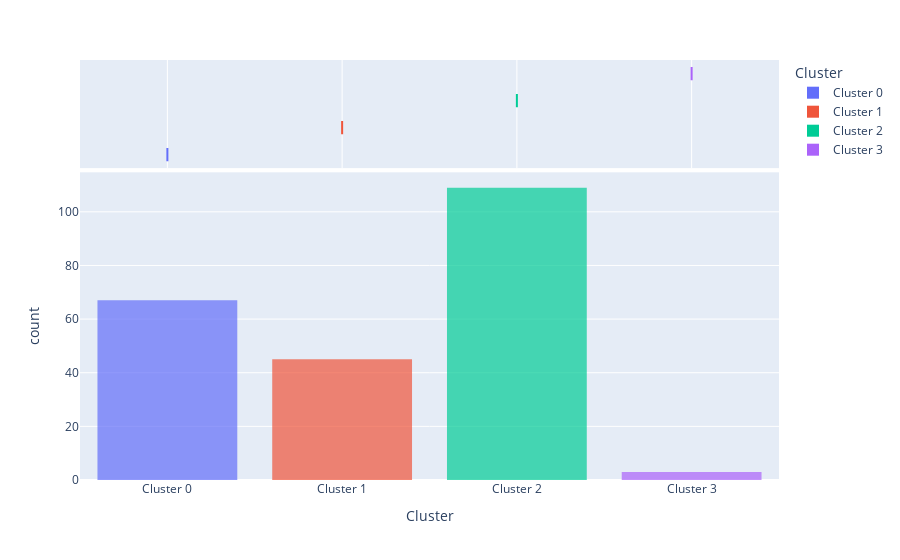

Write notebook code for a chart like this one.
### Code cell
plot_model(kmeans, plot="distribution")

### Figure 1 — Plotly figure (JSON) as saved in the notebook; plotly's stock layout.template omitted (floating-point values rounded to 4 significant figures; data arrays with more than 128 entries replaced by an {"elided": "..."} marker saying what was removed)
{"data": [{"alignmentgroup": "True", "bingroup": "x", "hovertemplate": "Cluster=%{x}<br>count=%{y}<extra></extra>", "legendgroup": "Cluster 0", "marker": {"color": "#636efa", "opacity": 0.7}, "name": "Cluster 0", "offsetgroup": "Cluster 0", "orientation": "v", "showlegend": true, "type": "histogram", "x": ["Cluster 0", "Cluster 0", "Cluster 0", "Cluster 0", "Cluster 0", "Cluster 0", "Cluster 0", "Cluster 0", "Cluster 0", "Cluster 0", "Cluster 0", "Cluster 0", "Cluster 0", "Cluster 0", "Cluster 0", "Cluster 0", "Cluster 0", "Cluster 0", "Cluster 0", "Cluster 0", "Cluster 0", "Cluster 0", "Cluster 0", "Cluster 0", "Cluster 0", "Cluster 0", "Cluster 0", "Cluster 0", "Cluster 0", "Cluster 0", "Cluster 0", "Cluster 0", "Cluster 0", "Cluster 0", "Cluster 0", "Cluster 0", "Cluster 0", "Cluster 0", "Cluster 0", "Cluster 0", "Cluster 0", "Cluster 0", "Cluster 0", "Cluster 0", "Cluster 0", "Cluster 0", "Cluster 0", "Cluster 0", "Cluster 0", "Cluster 0", "Cluster 0", "Cluster 0", "Cluster 0", "Cluster 0", "Cluster 0", "Cluster 0", "Cluster 0", "Cluster 0", "Cluster 0", "Cluster 0", "Cluster 0", "Cluster 0", "Cluster 0", "Cluster 0", "Cluster 0", "Cluster 0", "Cluster 0"], "xaxis": "x", "yaxis": "y"}, {"alignmentgroup": "True", "customdata": {"elided": "67x22 mixed values"}, "hovertemplate": "Cluster=%{customdata[21]}<br>Country Name=%{customdata[0]}<br>1995=%{customdata[1]}<br>1996=%{customdata[2]}<br>1997=%{customdata[3]}<br>1998=%{customdata[4]}<br>1999=%{customdata[5]}<br>2000=%{customdata[6]}<br>2001=%{customdata[7]}<br>2002=%{customdata[8]}<br>2003=%{customdata[9]}<br>2004=%{customdata[10]}<br>2005=%{customdata[11]}<br>2006=%{customdata[12]}<br>2007=%{customdata[13]}<br>2008=%{customdata[14]}<br>2009=%{customdata[15]}<br>2010=%{customdata[16]}<br>2011=%{customdata[17]}<br>2012=%{customdata[18]}<br>2013=%{customdata[19]}<br>2014=%{customdata[20]}<extra></extra>", "legendgroup": "Cluster 0", "marker": {"color": "#636efa"}, "name": "Cluster 0", "notched": true, "offsetgroup": "Cluster 0", "showlegend": false, "type": "box", "x": ["Cluster 0", "Cluster 0", "Cluster 0", "Cluster 0", "Cluster 0", "Cluster 0", "Cluster 0", "Cluster 0", "Cluster 0", "Cluster 0", "Cluster 0", "Cluster 0", "Cluster 0", "Cluster 0", "Cluster 0", "Cluster 0", "Cluster 0", "Cluster 0", "Cluster 0", "Cluster 0", "Cluster 0", "Cluster 0", "Cluster 0", "Cluster 0", "Cluster 0", "Cluster 0", "Cluster 0", "Cluster 0", "Cluster 0", "Cluster 0", "Cluster 0", "Cluster 0", "Cluster 0", "Cluster 0", "Cluster 0", "Cluster 0", "Cluster 0", "Cluster 0", "Cluster 0", "Cluster 0", "Cluster 0", "Cluster 0", "Cluster 0", "Cluster 0", "Cluster 0", "Cluster 0", "Cluster 0", "Cluster 0", "Cluster 0", "Cluster 0", "Cluster 0", "Cluster 0", "Cluster 0", "Cluster 0", "Cluster 0", "Cluster 0", "Cluster 0", "Cluster 0", "Cluster 0", "Cluster 0", "Cluster 0", "Cluster 0", "Cluster 0", "Cluster 0", "Cluster 0", "Cluster 0", "Cluster 0"], "xaxis": "x2", "yaxis": "y2"}, {"alignmentgroup": "True", "bingroup": "x", "hovertemplate": "Cluster=%{x}<br>count=%{y}<extra></extra>", "legendgroup": "Cluster 1", "marker": {"color": "#EF553B", "opacity": 0.7}, "name": "Cluster 1", "offsetgroup": "Cluster 1", "orientation": "v", "showlegend": true, "type": "histogram", "x": ["Cluster 1", "Cluster 1", "Cluster 1", "Cluster 1", "Cluster 1", "Cluster 1", "Cluster 1", "Cluster 1", "Cluster 1", "Cluster 1", "Cluster 1", "Cluster 1", "Cluster 1", "Cluster 1", "Cluster 1", "Cluster 1", "Cluster 1", "Cluster 1", "Cluster 1", "Cluster 1", "Cluster 1", "Cluster 1", "Cluster 1", "Cluster 1", "Cluster 1", "Cluster 1", "Cluster 1", "Cluster 1", "Cluster 1", "Cluster 1", "Cluster 1", "Cluster 1", "Cluster 1", "Cluster 1", "Cluster 1", "Cluster 1", "Cluster 1", "Cluster 1", "Cluster 1", "Cluster 1", "Cluster 1", "Cluster 1", "Cluster 1", "Cluster 1", "Cluster 1"], "xaxis": "x", "yaxis": "y"}, {"alignmentgroup": "True", "customdata": {"elided": "45x22 mixed values"}, "hovertemplate": "Cluster=%{customdata[21]}<br>Country Name=%{customdata[0]}<br>1995=%{customdata[1]}<br>1996=%{customdata[2]}<br>1997=%{customdata[3]}<br>1998=%{customdata[4]}<br>1999=%{customdata[5]}<br>2000=%{customdata[6]}<br>2001=%{customdata[7]}<br>2002=%{customdata[8]}<br>2003=%{customdata[9]}<br>2004=%{customdata[10]}<br>2005=%{customdata[11]}<br>2006=%{customdata[12]}<br>2007=%{customdata[13]}<br>2008=%{customdata[14]}<br>2009=%{customdata[15]}<br>2010=%{customdata[16]}<br>2011=%{customdata[17]}<br>2012=%{customdata[18]}<br>2013=%{customdata[19]}<br>2014=%{customdata[20]}<extra></extra>", "legendgroup": "Cluster 1", "marker": {"color": "#EF553B"}, "name": "Cluster 1", "notched": true, "offsetgroup": "Cluster 1", "showlegend": false, "type": "box", "x": ["Cluster 1", "Cluster 1", "Cluster 1", "Cluster 1", "Cluster 1", "Cluster 1", "Cluster 1", "Cluster 1", "Cluster 1", "Cluster 1", "Cluster 1", "Cluster 1", "Cluster 1", "Cluster 1", "Cluster 1", "Cluster 1", "Cluster 1", "Cluster 1", "Cluster 1", "Cluster 1", "Cluster 1", "Cluster 1", "Cluster 1", "Cluster 1", "Cluster 1", "Cluster 1", "Cluster 1", "Cluster 1", "Cluster 1", "Cluster 1", "Cluster 1", "Cluster 1", "Cluster 1", "Cluster 1", "Cluster 1", "Cluster 1", "Cluster 1", "Cluster 1", "Cluster 1", "Cluster 1", "Cluster 1", "Cluster 1", "Cluster 1", "Cluster 1", "Cluster 1"], "xaxis": "x2", "yaxis": "y2"}, {"alignmentgroup": "True", "bingroup": "x", "hovertemplate": "Cluster=%{x}<br>count=%{y}<extra></extra>", "legendgroup": "Cluster 2", "marker": {"color": "#00cc96", "opacity": 0.7}, "name": "Cluster 2", "offsetgroup": "Cluster 2", "orientation": "v", "showlegend": true, "type": "histogram", "x": ["Cluster 2", "Cluster 2", "Cluster 2", "Cluster 2", "Cluster 2", "Cluster 2", "Cluster 2", "Cluster 2", "Cluster 2", "Cluster 2", "Cluster 2", "Cluster 2", "Cluster 2", "Cluster 2", "Cluster 2", "Cluster 2", "Cluster 2", "Cluster 2", "Cluster 2", "Cluster 2", "Cluster 2", "Cluster 2", "Cluster 2", "Cluster 2", "Cluster 2", "Cluster 2", "Cluster 2", "Cluster 2", "Cluster 2", "Cluster 2", "Cluster 2", "Cluster 2", "Cluster 2", "Cluster 2", "Cluster 2", "Cluster 2", "Cluster 2", "Cluster 2", "Cluster 2", "Cluster 2", "Cluster 2", "Cluster 2", "Cluster 2", "Cluster 2", "Cluster 2", "Cluster 2", "Cluster 2", "Cluster 2", "Cluster 2", "Cluster 2", "Cluster 2", "Cluster 2", "Cluster 2", "Cluster 2", "Cluster 2", "Cluster 2", "Cluster 2", "Cluster 2", "Cluster 2", "Cluster 2", "Cluster 2", "Cluster 2", "Cluster 2", "Cluster 2", "Cluster 2", "Cluster 2", "Cluster 2", "Cluster 2", "Cluster 2", "Cluster 2", "Cluster 2", "Cluster 2", "Cluster 2", "Cluster 2", "Cluster 2", "Cluster 2", "Cluster 2", "Cluster 2", "Cluster 2", "Cluster 2", "Cluster 2", "Cluster 2", "Cluster 2", "Cluster 2", "Cluster 2", "Cluster 2", "Cluster 2", "Cluster 2", "Cluster 2", "Cluster 2", "Cluster 2", "Cluster 2", "Cluster 2", "Cluster 2", "Cluster 2", "Cluster 2", "Cluster 2", "Cluster 2", "Cluster 2", "Cluster 2", "Cluster 2", "Cluster 2", "Cluster 2", "Cluster 2", "Cluster 2", "Cluster 2", "Cluster 2", "Cluster 2", "Cluster 2"], "xaxis": "x", "yaxis": "y"}, {"alignmentgroup": "True", "customdata": {"elided": "109x22 mixed values"}, "hovertemplate": "Cluster=%{customdata[21]}<br>Country Name=%{customdata[0]}<br>1995=%{customdata[1]}<br>1996=%{customdata[2]}<br>1997=%{customdata[3]}<br>1998=%{customdata[4]}<br>1999=%{customdata[5]}<br>2000=%{customdata[6]}<br>2001=%{customdata[7]}<br>2002=%{customdata[8]}<br>2003=%{customdata[9]}<br>2004=%{customdata[10]}<br>2005=%{customdata[11]}<br>2006=%{customdata[12]}<br>2007=%{customdata[13]}<br>2008=%{customdata[14]}<br>2009=%{customdata[15]}<br>2010=%{customdata[16]}<br>2011=%{customdata[17]}<br>2012=%{customdata[18]}<br>2013=%{customdata[19]}<br>2014=%{customdata[20]}<extra></extra>", "legendgroup": "Cluster 2", "marker": {"color": "#00cc96"}, "name": "Cluster 2", "notched": true, "offsetgroup": "Cluster 2", "showlegend": false, "type": "box", "x": ["Cluster 2", "Cluster 2", "Cluster 2", "Cluster 2", "Cluster 2", "Cluster 2", "Cluster 2", "Cluster 2", "Cluster 2", "Cluster 2", "Cluster 2", "Cluster 2", "Cluster 2", "Cluster 2", "Cluster 2", "Cluster 2", "Cluster 2", "Cluster 2", "Cluster 2", "Cluster 2", "Cluster 2", "Cluster 2", "Cluster 2", "Cluster 2", "Cluster 2", "Cluster 2", "Cluster 2", "Cluster 2", "Cluster 2", "Cluster 2", "Cluster 2", "Cluster 2", "Cluster 2", "Cluster 2", "Cluster 2", "Cluster 2", "Cluster 2", "Cluster 2", "Cluster 2", "Cluster 2", "Cluster 2", "Cluster 2", "Cluster 2", "Cluster 2", "Cluster 2", "Cluster 2", "Cluster 2", "Cluster 2", "Cluster 2", "Cluster 2", "Cluster 2", "Cluster 2", "Cluster 2", "Cluster 2", "Cluster 2", "Cluster 2", "Cluster 2", "Cluster 2", "Cluster 2", "Cluster 2", "Cluster 2", "Cluster 2", "Cluster 2", "Cluster 2", "Cluster 2", "Cluster 2", "Cluster 2", "Cluster 2", "Cluster 2", "Cluster 2", "Cluster 2", "Cluster 2", "Cluster 2", "Cluster 2", "Cluster 2", "Cluster 2", "Cluster 2", "Cluster 2", "Cluster 2", "Cluster 2", "Cluster 2", "Cluster 2", "Cluster 2", "Cluster 2", "Cluster 2", "Cluster 2", "Cluster 2", "Cluster 2", "Cluster 2", "Cluster 2", "Cluster 2", "Cluster 2", "Cluster 2", "Cluster 2", "Cluster 2", "Cluster 2", "Cluster 2", "Cluster 2", "Cluster 2", "Cluster 2", "Cluster 2", "Cluster 2", "Cluster 2", "Cluster 2", "Cluster 2", "Cluster 2", "Cluster 2", "Cluster 2", "Cluster 2"], "xaxis": "x2", "yaxis": "y2"}, {"alignmentgroup": "True", "bingroup": "x", "hovertemplate": "Cluster=%{x}<br>count=%{y}<extra></extra>", "legendgroup": "Cluster 3", "marker": {"color": "#ab63fa", "opacity": 0.7}, "name": "Cluster 3", "offsetgroup": "Cluster 3", "orientation": "v", "showlegend": true, "type": "histogram", "x": ["Cluster 3", "Cluster 3", "Cluster 3"], "xaxis": "x", "yaxis": "y"}, {"alignmentgroup": "True", "customdata": [["Nauru", 12.33, 11.59, 11.83, 12.56, 12.34, 12.55, 13.31, 14.54, 13.45, 10.65, 11.62, 12.58, 18.1, 15.61, 8.728, 8.455, 7.111, 6.524, 4.192, 2.868, "Cluster 3"], ["Tuvalu", 7.96, 11.27, 8.088, 8.614, 9.222, 15.67, 17.27, 14.39, 21.65, 16.75, 18.23, 19.26, 16.86, 13.27, 12.69, 16.63, 16.84, 13.64, 16.48, 16.4, "Cluster 3"], ["Marshall Islands", 28.05, 16.68, 17.17, 15.65, 15.43, 19.24, 16.07, 14.84, 14.21, 15.09, 14.68, 17.06, 17.59, 16.48, 16.03, 14.4, 14.27, 13.91, 14.55, 14.45, "Cluster 3"]], "hovertemplate": "Cluster=%{customdata[21]}<br>Country Name=%{customdata[0]}<br>1995=%{customdata[1]}<br>1996=%{customdata[2]}<br>1997=%{customdata[3]}<br>1998=%{customdata[4]}<br>1999=%{customdata[5]}<br>2000=%{customdata[6]}<br>2001=%{customdata[7]}<br>2002=%{customdata[8]}<br>2003=%{customdata[9]}<br>2004=%{customdata[10]}<br>2005=%{customdata[11]}<br>2006=%{customdata[12]}<br>2007=%{customdata[13]}<br>2008=%{customdata[14]}<br>2009=%{customdata[15]}<br>2010=%{customdata[16]}<br>2011=%{customdata[17]}<br>2012=%{customdata[18]}<br>2013=%{customdata[19]}<br>2014=%{customdata[20]}<extra></extra>", "legendgroup": "Cluster 3", "marker": {"color": "#ab63fa"}, "name": "Cluster 3", "notched": true, "offsetgroup": "Cluster 3", "showlegend": false, "type": "box", "x": ["Cluster 3", "Cluster 3", "Cluster 3"], "xaxis": "x2", "yaxis": "y2"}], "layout": {"barmode": "relative", "legend": {"title": {"text": "Cluster"}, "tracegroupgap": 0}, "margin": {"t": 60}, "xaxis": {"anchor": "y", "categoryarray": ["Cluster 0", "Cluster 1", "Cluster 2", "Cluster 3"], "categoryorder": "array", "domain": [0, 1], "title": {"text": "Cluster"}}, "xaxis2": {"anchor": "y2", "domain": [0, 1], "matches": "x", "showgrid": true, "showticklabels": false}, "yaxis": {"anchor": "x", "domain": [0, 0.7326], "title": {"text": "count"}}, "yaxis2": {"anchor": "x2", "domain": [0.7426, 1], "matches": "y2", "showgrid": false, "showline": false, "showticklabels": false, "ticks": ""}}}
